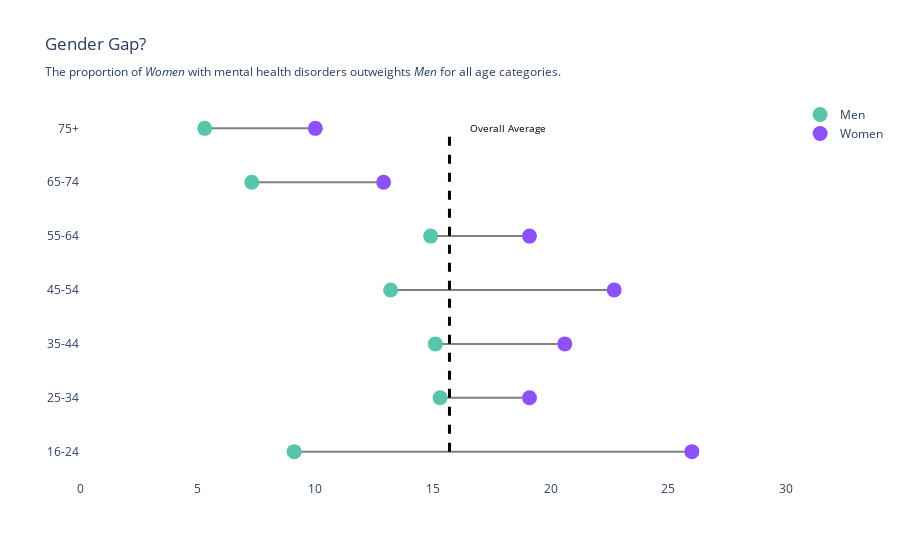

Here is the notebook cell this chart was saved with:
### Code cell
fig = go.Figure()
fig.add_trace(go.Scatter(x = df_male.value, y = df_male.variable, mode = 'markers', marker = {'size': 15, 'color': 'rgb(88,197,171)'}, name = 'Men'))
fig.add_trace(go.Scatter(x = df_female.value, y = df_female.variable, mode = 'markers', marker = {'size': 15, 'color': 'rgb(139,82,249)'}, name = 'Women'))
for i in range(7):
    fig.add_trace(go.Scatter(x = [df_male.iloc[i,2]+0.3, df_female.iloc[i,2]-0.3], y = [df_male.iloc[i,1], df_female.iloc[i,1]], mode = 'lines', line = {'color': 'grey'}, showlegend = False))
fig.add_trace(go.Scatter(x = [15.7,15.7], y = ['16-24', '75+'], mode = 'lines', line = {'width': 3, 'color': 'black', 'dash': 'dash'}, showlegend = False))

fig.add_annotation({'x': 18.2, 'y': '75+', 'xref': 'x', 'yref': 'y', 'text': 'Overall Average', 'showarrow': False, 'ax': 0, 'ay': 40, 'font': {'size': 10, 'color': 'black'}} )

fig.update_layout(xaxis = {'range': (0,30), 'showgrid': False})
fig.update_layout(yaxis = {'showgrid': False})
fig.update_layout(title = 'Gender Gap? <br><sub>The proportion of <i>Women</i> with mental health disorders outweights <i>Men</i> for all age categories.</sub></br>', paper_bgcolor='rgba(0,0,0,0)', plot_bgcolor='rgba(0,0,0,0)')
fig.show()

### Figure 1 — Plotly figure (JSON) as saved in the notebook; plotly's stock layout.template omitted (floating-point values rounded to 4 significant figures)
{"data": [{"marker": {"color": "rgb(88,197,171)", "size": 15}, "mode": "markers", "name": "Men", "type": "scatter", "x": [9.1, 15.3, 15.1, 13.2, 14.9, 7.3, 5.3], "y": ["16-24", "25-34", "35-44", "45-54", "55-64", "65-74", "75+"]}, {"marker": {"color": "rgb(139,82,249)", "size": 15}, "mode": "markers", "name": "Women", "type": "scatter", "x": [26, 19.1, 20.6, 22.7, 19.1, 12.9, 10], "y": ["16-24", "25-34", "35-44", "45-54", "55-64", "65-74", "75+"]}, {"line": {"color": "grey"}, "mode": "lines", "showlegend": false, "type": "scatter", "x": [9.4, 25.7], "y": ["16-24", "16-24"]}, {"line": {"color": "grey"}, "mode": "lines", "showlegend": false, "type": "scatter", "x": [15.6, 18.8], "y": ["25-34", "25-34"]}, {"line": {"color": "grey"}, "mode": "lines", "showlegend": false, "type": "scatter", "x": [15.4, 20.3], "y": ["35-44", "35-44"]}, {"line": {"color": "grey"}, "mode": "lines", "showlegend": false, "type": "scatter", "x": [13.5, 22.4], "y": ["45-54", "45-54"]}, {"line": {"color": "grey"}, "mode": "lines", "showlegend": false, "type": "scatter", "x": [15.2, 18.8], "y": ["55-64", "55-64"]}, {"line": {"color": "grey"}, "mode": "lines", "showlegend": false, "type": "scatter", "x": [7.6, 12.6], "y": ["65-74", "65-74"]}, {"line": {"color": "grey"}, "mode": "lines", "showlegend": false, "type": "scatter", "x": [5.6, 9.7], "y": ["75+", "75+"]}, {"line": {"color": "black", "dash": "dash", "width": 3}, "mode": "lines", "showlegend": false, "type": "scatter", "x": [15.7, 15.7], "y": ["16-24", "75+"]}], "layout": {"annotations": [{"ax": 0, "ay": 40, "font": {"color": "black", "size": 10}, "showarrow": false, "text": "Overall Average", "x": 18.2, "xref": "x", "y": "75+", "yref": "y"}], "paper_bgcolor": "rgba(0,0,0,0)", "plot_bgcolor": "rgba(0,0,0,0)", "title": {"text": "Gender Gap? <br><sub>The proportion of <i>Women</i> with mental health disorders outweights <i>Men</i> for all age categories.</sub></br>"}, "xaxis": {"range": [0, 30], "showgrid": false}, "yaxis": {"showgrid": false}}}
